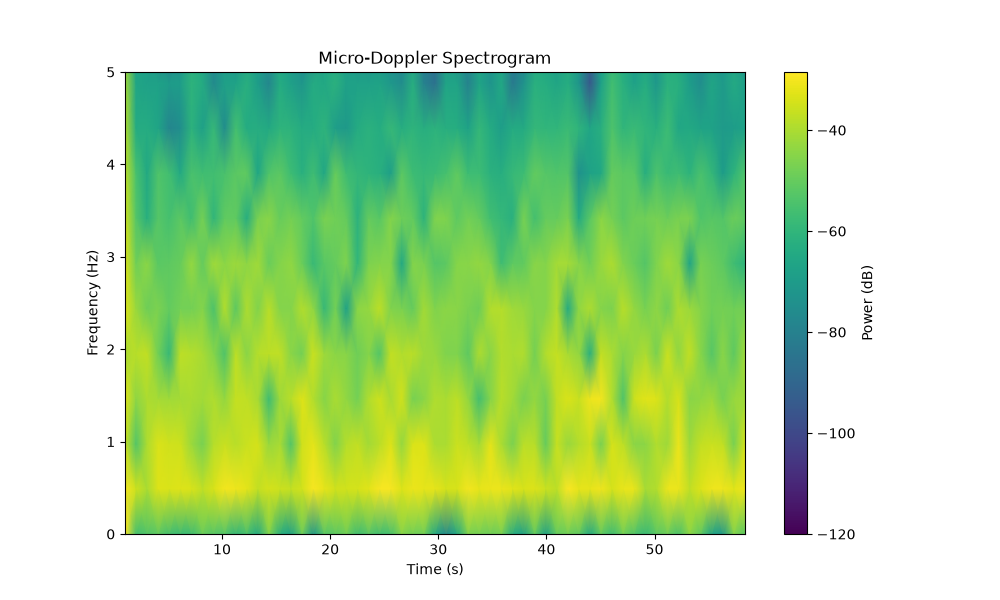

Python code for this plot:
import numpy as np
import matplotlib.pyplot as plt
from scipy.signal import spectrogram

fs = 1000

doppler = np.load("doppler.npy")

f, t, Sxx = spectrogram(
    doppler,
    fs=fs,
    nperseg=2048,
    noverlap=1024
)

plt.figure(figsize=(10,6))

plt.pcolormesh(
    t,
    f,
    10*np.log10(Sxx + 1e-12),
    shading='gouraud'
)

plt.ylim(0,5)

plt.ylabel("Frequency (Hz)")
plt.xlabel("Time (s)")
plt.title("Micro-Doppler Spectrogram")

plt.colorbar(label="Power (dB)")
plt.savefig("spectrogram.png")
print("Spectrogram saved.")
